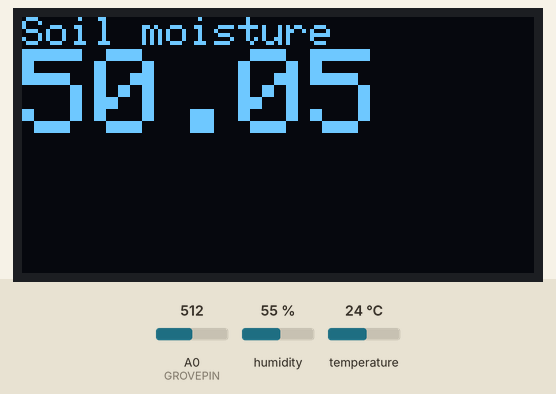
Bench run of a sketch on a simulated Arduino Uno, built with avr-gcc and run on an emulated ATmega328P. On the bench: 128×64 one-colour display. Inputs (shaded band) come from the test bench; at power-on: humidity 55 %, temperature 24 °C, A0 (GROVEPIN) = 512. What the sketch prints to the serial monitor is not drawn.

Above: at 1.2 s.
1.3 s: humidity set to 22 %
At 12.8 s:
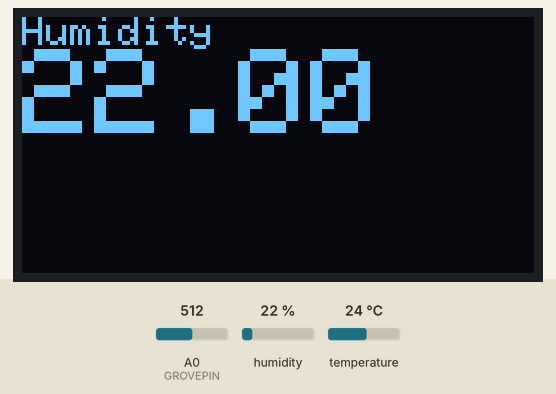
At 18.1 s:
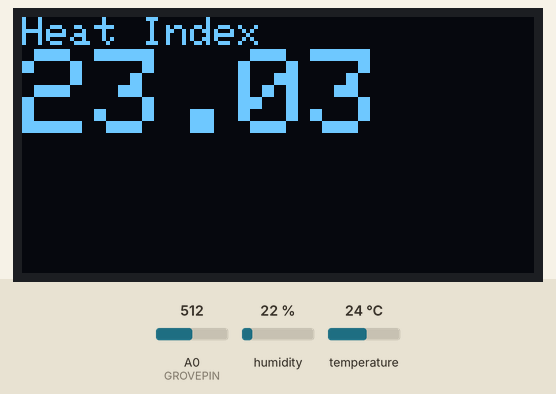
24.1 s: temperature set to 12 °C
At 34.1 s:
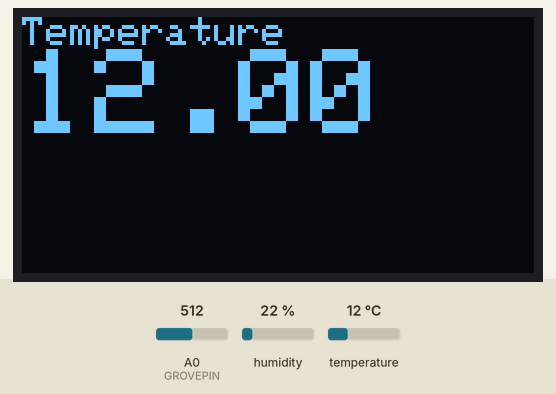
Timing chart, 0 to 35.6 s (numbered marks = the images above; inputs shaded):
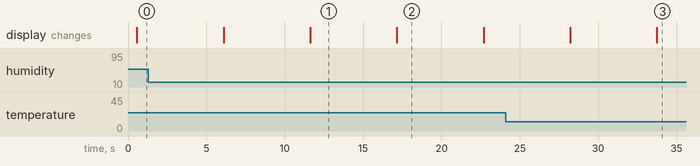

Measured:
- what the display in image 1 shows lasts 5.6 s, from 11.6 s to 17.2 s

The sketch:

arduinoSensor.ino
```cpp
#include <SPI.h>
#include <Wire.h>
#include <Adafruit_GFX.h>
#include <Adafruit_SSD1306.h>
#include <DHT.h>

#define DHTPIN 2
#define DHTTYPE DHT22   // DHT 22  (AM2302)
#define SOLARPIN A2
#define GROVEPIN A0
#define LED 13
#define VIEWDELAY 500  //0.5 second
#define NEXTDELAY 5000 //5 seconds

#define OLED_RESET 4
Adafruit_SSD1306 display(OLED_RESET);

float groveSensorValue;
float solarPanelValue;
float humidity;
float temperature;
float heatIndex;

char* title[]={"Soil moisture", "Temperature", "Humidity", "Heat Index", "Solar Energy"};

DHT dht(DHTPIN, DHTTYPE);

void setup()   {
  Serial.begin(9600);
  display.begin(SSD1306_SWITCHCAPVCC, 0x3C);
  display.clearDisplay();
  dht.begin();
}

void loop() {
  senseAndShowGroveMoisture();
  view(0, groveSensorValue);
  readDHT();
  view(1, temperature);
  view(2, humidity);
  view(3, heatIndex);
  senseSolar();
  view(4, solarPanelValue);
}

void view(int t, float v) {
  digitalWrite(LED, HIGH);
  Serial.print(title[t]);
  Serial.print('=');
  Serial.println(v);
  delay(VIEWDELAY);
  digitalWrite(LED, LOW);
  display.clearDisplay();
  display.setTextSize(1);
  display.setTextColor(WHITE);
  display.setCursor(0,0);
  display.println(title[t]);
  display.setTextSize(3);
  display.print(v);
  display.display();
  delay(NEXTDELAY);
}

void senseAndShowGroveMoisture(void) {
  groveSensorValue = ((float)analogRead(GROVEPIN)/ 1023.0) * 100.0;
}

void senseSolar(void) {
  solarPanelValue = ((float)analogRead(SOLARPIN) / 1023.0) * 100.0;
}

void readDHT(void) {
  humidity = dht.readHumidity();
  temperature = dht.readTemperature();
  heatIndex = dht.computeHeatIndex(temperature, humidity, false);
}
```
